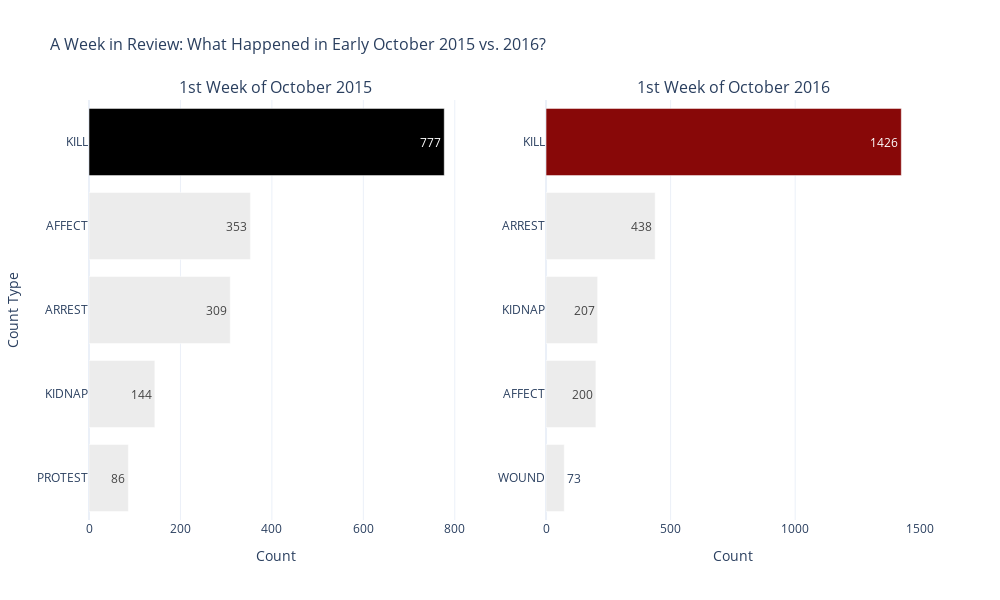

The notebook cell saved with this chart:
### Code cell
# Sorting and extracting the maximum count for 2015
result_asc_2015 = result_2015.sort_values(by="count", ascending=True)
max_count_2015 = result_asc_2015["count"].max()
colors_2015 = ["#ECECEC" if count != max_count_2015 else '#000000'
               for count in result_asc_2015["count"]]

# Sorting and extracting the maximum count for 2016
result_asc_2016 = result.sort_values(by="count", ascending=True)
max_count_2016 = result_asc_2016["count"].max()
colors_2016 = ["#ECECEC" if count != max_count_2016 else '#880808'
               for count in result_asc_2016["count"]]

# Creating a subplot with two plots side by side
fig = make_subplots(rows=1, cols=2,
                    subplot_titles=("1st Week of October 2015",
                                    "1st Week of October 2016"))

# Adding the 2015 bar chart to the first subplot
fig.add_trace(
    go.Bar(
        y=result_asc_2015["CountType"],
        x=result_asc_2015["count"],
        marker=dict(color=colors_2015),
        text=result_asc_2015["count"],
        orientation='h',
        showlegend=False
    ),
    row=1, col=1
)

# Adding the 2016 bar chart to the second subplot
fig.add_trace(
    go.Bar(
        y=result_asc_2016["CountType"],
        x=result_asc_2016["count"],
        marker=dict(color=colors_2016),
        text=result_asc_2016["count"],
        orientation='h',
        showlegend=False
    ),
    row=1, col=2
)

# Updating layout properties for both subplots
fig.update_layout(
    title="A Week in Review: What Happened in Early October 2015 vs. 2016?",
    title_font_size=16,
    xaxis_title="Count",
    yaxis_title="Count Type",
    width=1000,
    height=600,
    template="plotly_white"
)

# Adjusting the subplot titles
fig.update_xaxes(title_text="Count", row=1, col=1)
fig.update_xaxes(title_text="Count", row=1, col=2)

# Display the combined plot
fig.show()

### Figure 1 — Plotly figure (JSON) as saved in the notebook; plotly's stock layout.template omitted (floating-point values rounded to 4 significant figures)
{"data": [{"marker": {"color": ["#ECECEC", "#ECECEC", "#ECECEC", "#ECECEC", "#000000"]}, "orientation": "h", "showlegend": false, "text": [86, 144, 309, 353, 777], "type": "bar", "x": [86, 144, 309, 353, 777], "xaxis": "x", "y": ["PROTEST", "KIDNAP", "ARREST", "AFFECT", "KILL"], "yaxis": "y"}, {"marker": {"color": ["#ECECEC", "#ECECEC", "#ECECEC", "#ECECEC", "#880808"]}, "orientation": "h", "showlegend": false, "text": [73, 200, 207, 438, 1426], "type": "bar", "x": [73, 200, 207, 438, 1426], "xaxis": "x2", "y": ["WOUND", "AFFECT", "KIDNAP", "ARREST", "KILL"], "yaxis": "y2"}], "layout": {"annotations": [{"font": {"size": 16}, "showarrow": false, "text": "1st Week of October 2015", "x": 0.225, "xanchor": "center", "xref": "paper", "y": 1, "yanchor": "bottom", "yref": "paper"}, {"font": {"size": 16}, "showarrow": false, "text": "1st Week of October 2016", "x": 0.775, "xanchor": "center", "xref": "paper", "y": 1, "yanchor": "bottom", "yref": "paper"}], "height": 600, "title": {"font": {"size": 16}, "text": "A Week in Review: What Happened in Early October 2015 vs. 2016?"}, "width": 1000, "xaxis": {"anchor": "y", "autorange": true, "domain": [0, 0.45], "range": [0, 817.9], "title": {"text": "Count"}, "type": "linear"}, "xaxis2": {"anchor": "y2", "autorange": true, "domain": [0.55, 1], "range": [0, 1501.0], "title": {"text": "Count"}, "type": "linear"}, "yaxis": {"anchor": "x", "autorange": true, "domain": [0, 1], "range": [-0.5, 4.5], "title": {"text": "Count Type"}, "type": "category"}, "yaxis2": {"anchor": "x2", "autorange": true, "domain": [0, 1], "range": [-0.5, 4.5], "type": "category"}}}
